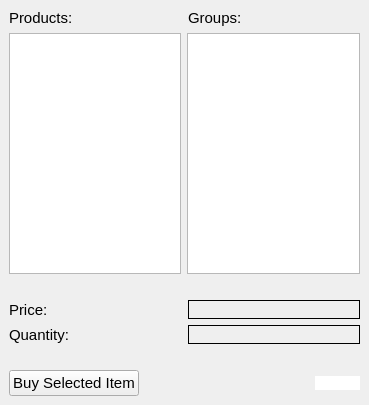
<?xml version="1.0" encoding="UTF-8"?>
<ui version="4.0">
 <class>Customer</class>
 <widget class="QMainWindow" name="Customer">
  <property name="geometry">
   <rect>
    <x>0</x>
    <y>0</y>
    <width>369</width>
    <height>405</height>
   </rect>
  </property>
  <property name="windowTitle">
   <string>SmN Store</string>
  </property>
  <widget class="QWidget" name="centralwidget">
   <layout class="QVBoxLayout" name="verticalLayout_3">
    <item>
     <layout class="QHBoxLayout" name="horizontalLayout_5">
      <item>
       <widget class="QLabel" name="productslabel">
        <property name="font">
         <font>
          <pointsize>11</pointsize>
         </font>
        </property>
        <property name="text">
         <string>Products:</string>
        </property>
       </widget>
      </item>
      <item>
       <widget class="QLabel" name="grouplabel">
        <property name="font">
         <font>
          <pointsize>11</pointsize>
         </font>
        </property>
        <property name="text">
         <string>Groups:</string>
        </property>
       </widget>
      </item>
     </layout>
    </item>
    <item>
     <layout class="QHBoxLayout" name="horizontalLayout_4">
      <item>
       <layout class="QHBoxLayout" name="horizontalLayout_3">
        <item>
         <layout class="QHBoxLayout" name="horizontalLayout_2">
          <item>
           <widget class="QListWidget" name="productlist"/>
          </item>
          <item>
           <widget class="QListWidget" name="grouplist"/>
          </item>
         </layout>
        </item>
       </layout>
      </item>
     </layout>
    </item>
    <item>
     <spacer name="verticalSpacer">
      <property name="orientation">
       <enum>Qt::Vertical</enum>
      </property>
      <property name="sizeType">
       <enum>QSizePolicy::Fixed</enum>
      </property>
      <property name="sizeHint" stdset="0">
       <size>
        <width>20</width>
        <height>20</height>
       </size>
      </property>
     </spacer>
    </item>
    <item>
     <layout class="QHBoxLayout" name="horizontalLayout">
      <property name="rightMargin">
       <number>0</number>
      </property>
      <item>
       <layout class="QVBoxLayout" name="verticalLayout">
        <item>
         <widget class="QLabel" name="pricelabel">
          <property name="font">
           <font>
            <pointsize>11</pointsize>
           </font>
          </property>
          <property name="text">
           <string>Price:</string>
          </property>
         </widget>
        </item>
        <item>
         <widget class="QLabel" name="quantitylabel">
          <property name="font">
           <font>
            <pointsize>11</pointsize>
           </font>
          </property>
          <property name="text">
           <string>Quantity:</string>
          </property>
         </widget>
        </item>
       </layout>
      </item>
      <item>
       <layout class="QVBoxLayout" name="verticalLayout_2">
        <item>
         <widget class="QLabel" name="price">
          <property name="font">
           <font>
            <pointsize>11</pointsize>
           </font>
          </property>
          <property name="frameShape">
           <enum>QFrame::Box</enum>
          </property>
          <property name="text">
           <string/>
          </property>
         </widget>
        </item>
        <item>
         <widget class="QLabel" name="quantity">
          <property name="font">
           <font>
            <pointsize>11</pointsize>
           </font>
          </property>
          <property name="frameShape">
           <enum>QFrame::Box</enum>
          </property>
          <property name="text">
           <string/>
          </property>
         </widget>
        </item>
       </layout>
      </item>
     </layout>
    </item>
    <item>
     <spacer name="verticalSpacer_2">
      <property name="orientation">
       <enum>Qt::Vertical</enum>
      </property>
      <property name="sizeType">
       <enum>QSizePolicy::Fixed</enum>
      </property>
      <property name="sizeHint" stdset="0">
       <size>
        <width>20</width>
        <height>20</height>
       </size>
      </property>
     </spacer>
    </item>
    <item>
     <layout class="QHBoxLayout" name="horizontalLayout_6">
      <item>
       <widget class="QPushButton" name="buybutton">
        <property name="font">
         <font>
          <pointsize>11</pointsize>
         </font>
        </property>
        <property name="autoFillBackground">
         <bool>false</bool>
        </property>
        <property name="styleSheet">
         <string notr="true"/>
        </property>
        <property name="text">
         <string>Buy Selected Item</string>
        </property>
       </widget>
      </item>
      <item>
       <spacer name="horizontalSpacer">
        <property name="orientation">
         <enum>Qt::Horizontal</enum>
        </property>
        <property name="sizeType">
         <enum>QSizePolicy::Fixed</enum>
        </property>
        <property name="sizeHint" stdset="0">
         <size>
          <width>170</width>
          <height>20</height>
         </size>
        </property>
       </spacer>
      </item>
      <item>
       <widget class="QPushButton" name="musicbutton">
        <property name="styleSheet">
         <string notr="true">border-radius:10px;
background:rgb(255, 255, 255);</string>
        </property>
        <property name="text">
         <string/>
        </property>
        <property name="icon">
         <iconset resource="../Sources/projectSources.qrc">
          <normaloff>:/images/musicIcon4.png</normaloff>:/images/musicIcon4.png</iconset>
        </property>
        <property name="iconSize">
         <size>
          <width>40</width>
          <height>25</height>
         </size>
        </property>
       </widget>
      </item>
     </layout>
    </item>
   </layout>
  </widget>
 </widget>
 <resources>
  <include location="../Sources/projectSources.qrc"/>
 </resources>
 <connections/>
</ui>
